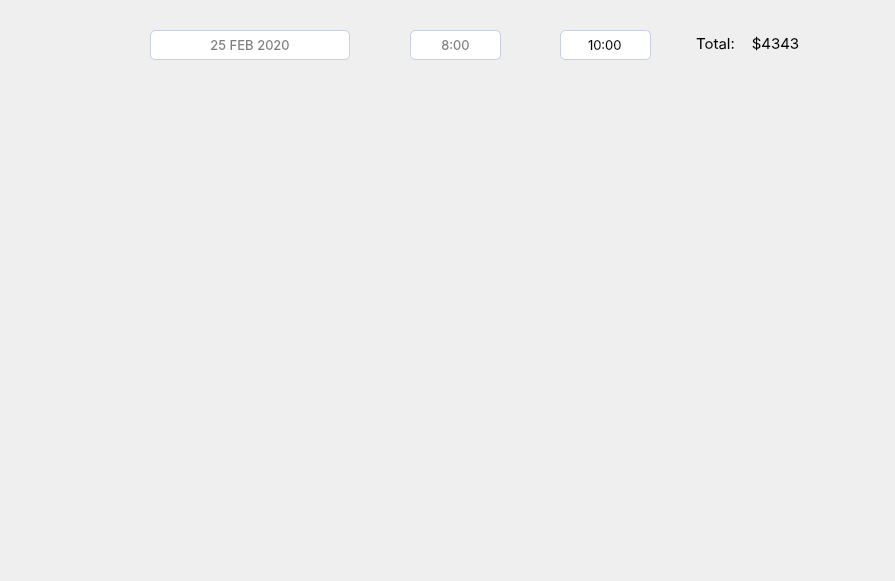
<?xml version="1.0" encoding="UTF-8"?>
<ui version="4.0">
 <class>contenedorHistorialCuentas</class>
 <widget class="QWidget" name="contenedorHistorialCuentas">
  <property name="geometry">
   <rect>
    <x>0</x>
    <y>0</y>
    <width>895</width>
    <height>581</height>
   </rect>
  </property>
  <property name="windowTitle">
   <string>Form</string>
  </property>
  <property name="styleSheet">
   <string notr="true"/>
  </property>
  <widget class="QLabel" name="label">
   <property name="geometry">
    <rect>
     <x>110</x>
     <y>35</y>
     <width>21</width>
     <height>21</height>
    </rect>
   </property>
   <property name="text">
    <string/>
   </property>
   <property name="pixmap">
    <pixmap resource="../Resources.qrc">:/Img/icon_calendario.png</pixmap>
   </property>
  </widget>
  <widget class="QLabel" name="label_2">
   <property name="geometry">
    <rect>
     <x>520</x>
     <y>35</y>
     <width>21</width>
     <height>21</height>
    </rect>
   </property>
   <property name="text">
    <string/>
   </property>
   <property name="pixmap">
    <pixmap resource="../Resources.qrc">:/Img/icon_tiempo.png</pixmap>
   </property>
  </widget>
  <widget class="QLabel" name="numero_mesa">
   <property name="geometry">
    <rect>
     <x>680</x>
     <y>35</y>
     <width>71</width>
     <height>16</height>
    </rect>
   </property>
   <property name="font">
    <font>
     <family>SF Pro Text</family>
     <pointsize>11</pointsize>
    </font>
   </property>
   <property name="text">
    <string>Total:</string>
   </property>
   <property name="alignment">
    <set>Qt::AlignCenter</set>
   </property>
  </widget>
  <widget class="QLabel" name="total">
   <property name="geometry">
    <rect>
     <x>740</x>
     <y>35</y>
     <width>71</width>
     <height>16</height>
    </rect>
   </property>
   <property name="font">
    <font>
     <family>SF Pro Text</family>
     <pointsize>11</pointsize>
    </font>
   </property>
   <property name="text">
    <string>$4343</string>
   </property>
   <property name="alignment">
    <set>Qt::AlignCenter</set>
   </property>
  </widget>
  <widget class="QLineEdit" name="fecha">
   <property name="geometry">
    <rect>
     <x>150</x>
     <y>30</y>
     <width>200</width>
     <height>30</height>
    </rect>
   </property>
   <property name="font">
    <font>
     <family>SF Pro Text</family>
     <pointsize>10</pointsize>
    </font>
   </property>
   <property name="styleSheet">
    <string notr="true">border: 1px solid #C8CFE1;
border-radius: 5px;</string>
   </property>
   <property name="alignment">
    <set>Qt::AlignCenter</set>
   </property>
   <property name="placeholderText">
    <string>25 FEB 2020</string>
   </property>
  </widget>
  <widget class="QLineEdit" name="horaini">
   <property name="geometry">
    <rect>
     <x>410</x>
     <y>30</y>
     <width>91</width>
     <height>30</height>
    </rect>
   </property>
   <property name="font">
    <font>
     <family>SF Pro Text</family>
     <pointsize>10</pointsize>
    </font>
   </property>
   <property name="styleSheet">
    <string notr="true">border: 1px solid #C8CFE1;
border-radius: 5px;</string>
   </property>
   <property name="alignment">
    <set>Qt::AlignCenter</set>
   </property>
   <property name="placeholderText">
    <string>8:00</string>
   </property>
  </widget>
  <widget class="QLineEdit" name="horafin">
   <property name="geometry">
    <rect>
     <x>560</x>
     <y>30</y>
     <width>91</width>
     <height>30</height>
    </rect>
   </property>
   <property name="font">
    <font>
     <family>SF Pro Text</family>
     <pointsize>10</pointsize>
    </font>
   </property>
   <property name="styleSheet">
    <string notr="true">border: 1px solid #C8CFE1;
border-radius: 5px;</string>
   </property>
   <property name="text">
    <string>10:00</string>
   </property>
   <property name="alignment">
    <set>Qt::AlignCenter</set>
   </property>
   <property name="placeholderText">
    <string>8:00</string>
   </property>
  </widget>
  <widget class="QScrollArea" name="scrollArea">
   <property name="geometry">
    <rect>
     <x>150</x>
     <y>100</y>
     <width>610</width>
     <height>481</height>
    </rect>
   </property>
   <property name="styleSheet">
    <string notr="true">border: none;</string>
   </property>
   <property name="widgetResizable">
    <bool>true</bool>
   </property>
   <widget class="QWidget" name="scrollAreaWidgetContents">
    <property name="geometry">
     <rect>
      <x>0</x>
      <y>0</y>
      <width>610</width>
      <height>481</height>
     </rect>
    </property>
    <layout class="QGridLayout" name="gridLayout_2">
     <item row="0" column="0">
      <layout class="QGridLayout" name="gridLayout"/>
     </item>
    </layout>
   </widget>
  </widget>
 </widget>
 <resources>
  <include location="../Resources.qrc"/>
 </resources>
 <connections/>
</ui>
